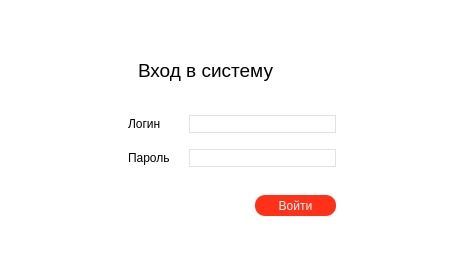
<?xml version="1.0" encoding="UTF-8"?>
<ui version="4.0">
 <class>MainWindow</class>
 <widget class="QMainWindow" name="MainWindow">
  <property name="geometry">
   <rect>
    <x>0</x>
    <y>0</y>
    <width>470</width>
    <height>267</height>
   </rect>
  </property>
  <property name="windowTitle">
   <string>Войти в систему</string>
  </property>
  <property name="styleSheet">
   <string notr="true">font: 9pt &quot;Arial&quot;;
margin: 5;
background-color: white;</string>
  </property>
  <widget class="QWidget" name="centralwidget">
   <widget class="QLabel" name="label">
    <property name="geometry">
     <rect>
      <x>130</x>
      <y>50</y>
      <width>181</width>
      <height>41</height>
     </rect>
    </property>
    <property name="text">
     <string>&lt;html&gt;&lt;head/&gt;&lt;body&gt;&lt;p&gt;&lt;span style=&quot; font-size:14pt;&quot;&gt;Вход в систему&lt;/span&gt;&lt;/p&gt;&lt;/body&gt;&lt;/html&gt;</string>
    </property>
   </widget>
   <widget class="QWidget" name="formLayoutWidget">
    <property name="geometry">
     <rect>
      <x>120</x>
      <y>110</y>
      <width>221</width>
      <height>73</height>
     </rect>
    </property>
    <layout class="QFormLayout" name="formLayout">
     <item row="0" column="0">
      <widget class="QLabel" name="label_2">
       <property name="text">
        <string>Логин</string>
       </property>
      </widget>
     </item>
     <item row="1" column="0">
      <widget class="QLabel" name="label_3">
       <property name="text">
        <string>Пароль</string>
       </property>
      </widget>
     </item>
     <item row="0" column="1">
      <widget class="QLineEdit" name="login">
       <property name="styleSheet">
        <string notr="true">border-radius: 10px;
border: 1px solid rgb(226, 226, 226)</string>
       </property>
      </widget>
     </item>
     <item row="1" column="1">
      <widget class="QLineEdit" name="password">
       <property name="styleSheet">
        <string notr="true">border-radius: 10px;
border: 1px solid rgb(226, 226, 226)</string>
       </property>
      </widget>
     </item>
    </layout>
   </widget>
   <widget class="QPushButton" name="btn">
    <property name="geometry">
     <rect>
      <x>250</x>
      <y>190</y>
      <width>91</width>
      <height>31</height>
     </rect>
    </property>
    <property name="styleSheet">
     <string notr="true">QPushButton {
	background-color: #ff3118;
	border-radius: 10px;
	color: white;
	padding: 5px;
}</string>
    </property>
    <property name="text">
     <string>Войти</string>
    </property>
   </widget>
  </widget>
  <widget class="QStatusBar" name="statusbar"/>
 </widget>
 <resources/>
 <connections/>
</ui>
